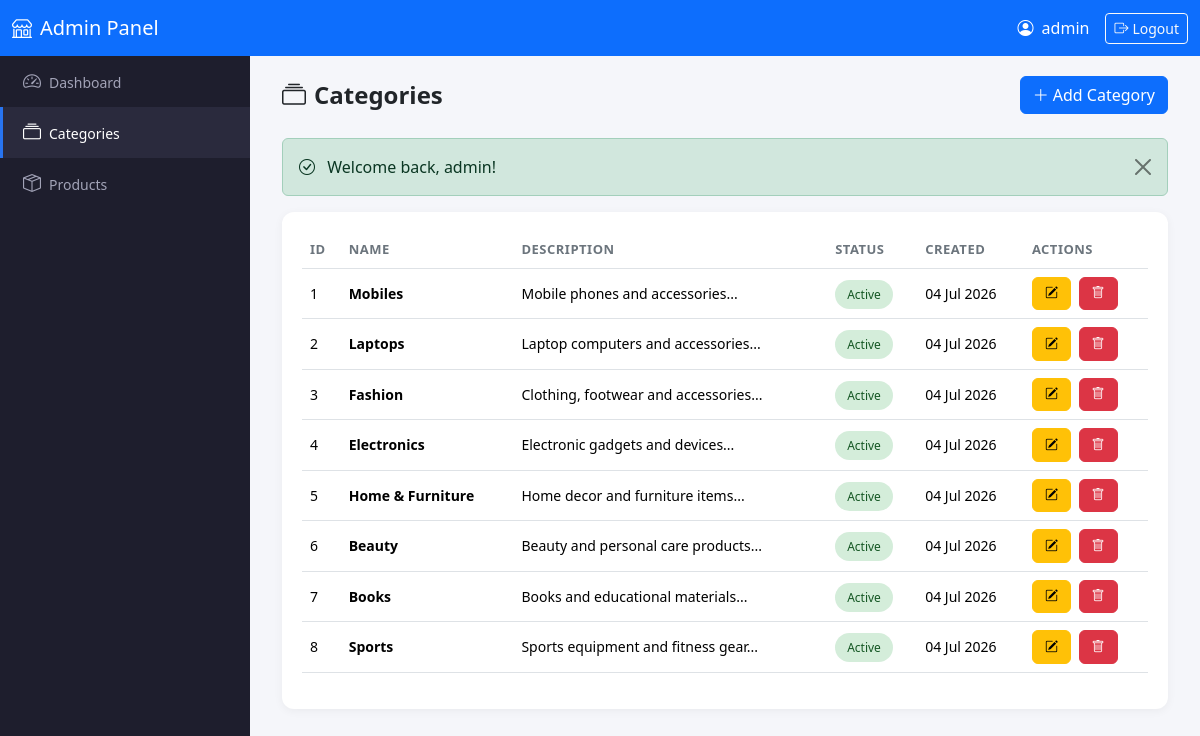
Screenshot of /admin/categories/view.php (signed in) with the database file from the repository.
### tables this page shows
CREATE TABLE IF NOT EXISTS `categories` (
    `id` INT(11) NOT NULL AUTO_INCREMENT,
    `name` VARCHAR(100) NOT NULL,
    `description` TEXT DEFAULT NULL,
    `status` TINYINT(1) NOT NULL DEFAULT 1 COMMENT '1=Active, 0=Inactive',
    `created_at` TIMESTAMP NOT NULL DEFAULT CURRENT_TIMESTAMP,
    `updated_at` TIMESTAMP NOT NULL DEFAULT CURRENT_TIMESTAMP ON UPDATE CURRENT_TIMESTAMP,
    PRIMARY KEY (`id`)
);

### admin/categories/view.php (the view, shortened to what this page needs)
<?php
require_once __DIR__ . '/../../includes/header.php';
require_once __DIR__ . '/../../includes/sidebar.php';
require_once __DIR__ . '/../../includes/navbar.php';
$pdo = getConnection();
$stmt = $pdo->query("SELECT * FROM categories ORDER BY created_at DESC");
$categories = $stmt->fetchAll();
?>
<div class="main-content">
    <div class="container-fluid">
        <div class="page-header">
            <h4><i class="bi bi-collection me-2"></i>Categories</h4>
            <a href="add.php" class="btn btn-primary">
                <i class="bi bi-plus-lg me-1"></i>Add Category
            </a>
        </div>
        <?php if (isset($_SESSION['success_message'])): ?>
            <div class="alert alert-success alert-dismissible fade show" role="alert">
                <i class="bi bi-check-circle me-2"></i>
                <?php
                    echo htmlspecialchars($_SESSION['success_message']);
                ?>
                <button type="button" class="btn-close" data-bs-dismiss="alert"></button>
            </div>
        <?php endif; ?>
        <div class="table-container">
            <?php if (count($categories) > 0): ?>
                <div class="table-responsive">
                    <table class="table table-hover align-middle">
                        <thead>
                            <tr>
                                <th>ID</th>
                                <th>Name</th>
                                <th>Description</th>
                                <th>Status</th>
                                <th>Created</th>
                                <th>Actions</th>
                            </tr>
                        </thead>
                        <tbody>
                            <?php foreach ($categories as $cat): ?>
                                <tr>
                                    <td><?php echo $cat['id']; ?></td>
                                    <td>
                                        <strong><?php echo htmlspecialchars($cat['name']); ?></strong>
                                    </td>
                                    <td>
                                        <?php echo htmlspecialchars($cat['description'] ? substr($cat['description'], 0, 60) . '...' : '-'); ?>
                                    </td>
                                    <td>
                                        <?php if ($cat['status'] == 1): ?>
                                            <span class="badge-active">Active</span>
                                        <?php else: ?>
                                            <span class="badge-inactive">Inactive</span>
                                        <?php endif; ?>
                                    </td>
                                    <td><?php echo date('d M Y', strtotime($cat['created_at'])); ?></td>
                                    <td>
                                        <a href="edit.php?id=<?php echo $cat['id']; ?>" class="btn btn-sm btn-warning btn-action me-1">
                                            <i class="bi bi-pencil-square"></i>
                                        </a>
                                        <form method="POST" action="delete.php" class="d-inline" onsubmit="return confirm('Are you sure you want to delete this category?');">
                                            <button type="submit" class="btn btn-sm btn-danger btn-action">
                                                <i class="bi bi-trash"></i>
                                            </button>
                                        </form>
                                    </td>
                                </tr>
                            <?php endforeach; ?>
                        </tbody>
                    </table>
                </div>
            <?php endif; ?>
        </div>
    </div>
</div>
<?php require_once __DIR__ . '/../../includes/footer.php'; ?>

### admin/assets/css/style.css (style rules this page uses)
:root { --sidebar-width: 250px; --header-height: 56px; --primary-color: #2874f0; --sidebar-bg: #1e1e2d; --sidebar-hover: #2a2a3d; --sidebar-active: #2874f0; }
body { font-family: 'Segoe UI', Tahoma, Geneva, Verdana, sans-serif; background-color: #f5f6fa; padding-top: var(--header-height); }
.main-content { margin-left: var(--sidebar-width); padding: 20px; min-height: calc(100vh - var(--header-height)); }
.table-container { background: #fff; border-radius: 12px; padding: 20px; box-shadow: 0 2px 10px rgba(0, 0, 0, 0.05); }
.table th { border-top: none; font-weight: 600; font-size: 13px; text-transform: uppercase; letter-spacing: 0.5px; color: #6c757d; }
.table td { vertical-align: middle; font-size: 14px; }
.badge-active { background-color: #d4edda; color: #155724; padding: 6px 12px; border-radius: 20px; font-size: 12px; font-weight: 500; }
.btn-action { padding: 6px 12px; font-size: 13px; border-radius: 6px; }
.page-header { display: flex; justify-content: space-between; align-items: center; margin-bottom: 24px; }
.page-header h4 { font-weight: 600; margin: 0; }

### rows the page displays
categories: id "1", name "Mobiles", description "Mobile phones and accessories...", status "Active", created_at "04 Jul 2026"
categories: id "2", name "Laptops", description "Laptop computers and accessories...", status "Active", created_at "04 Jul 2026"
categories: id "3", name "Fashion", description "Clothing, footwear and accessories...", status "Active", created_at "04 Jul 2026"
categories: id "4", name "Electronics", description "Electronic gadgets and devices...", status "Active", created_at "04 Jul 2026"
categories: id "5", name "Home & Furniture", description "Home decor and furniture items...", status "Active", created_at "04 Jul 2026"
categories: id "6", name "Beauty", description "Beauty and personal care products...", status "Active", created_at "04 Jul 2026"
categories: id "7", name "Books", description "Books and educational materials...", status "Active", created_at "04 Jul 2026"
categories: id "8", name "Sports", description "Sports equipment and fitness gear...", status "Active", created_at "04 Jul 2026"

### other values shown
$_SESSION['admin_username'] "admin"
$_SESSION['success_message'] "Welcome back, admin!"
